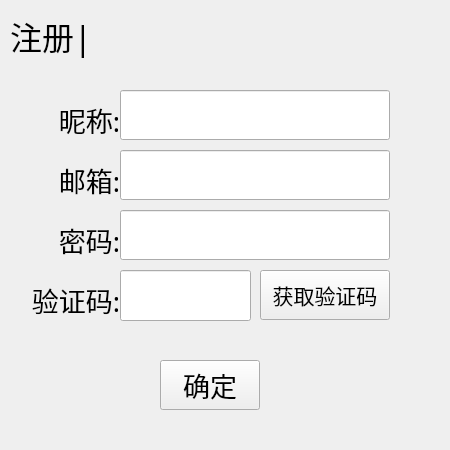
<?xml version="1.0" encoding="UTF-8"?>
<ui version="4.0">
 <class>Register_UI</class>
 <widget class="QMainWindow" name="Register_UI">
  <property name="geometry">
   <rect>
    <x>0</x>
    <y>0</y>
    <width>450</width>
    <height>450</height>
   </rect>
  </property>
  <property name="windowTitle">
   <string>MainWindow</string>
  </property>
  <widget class="QWidget" name="centralwidget">
   <widget class="QLabel" name="registerLabel">
    <property name="geometry">
     <rect>
      <x>10</x>
      <y>10</y>
      <width>101</width>
      <height>51</height>
     </rect>
    </property>
    <property name="font">
     <font>
      <family>楷体</family>
      <pointsize>24</pointsize>
     </font>
    </property>
    <property name="text">
     <string>注册|</string>
    </property>
   </widget>
   <widget class="QLabel" name="nameLabel">
    <property name="geometry">
     <rect>
      <x>30</x>
      <y>100</y>
      <width>90</width>
      <height>40</height>
     </rect>
    </property>
    <property name="font">
     <font>
      <family>楷体</family>
      <pointsize>20</pointsize>
     </font>
    </property>
    <property name="text">
     <string>昵称:</string>
    </property>
    <property name="alignment">
     <set>Qt::AlignRight|Qt::AlignTrailing|Qt::AlignVCenter</set>
    </property>
   </widget>
   <widget class="QLabel" name="mailLabel">
    <property name="geometry">
     <rect>
      <x>30</x>
      <y>160</y>
      <width>90</width>
      <height>40</height>
     </rect>
    </property>
    <property name="font">
     <font>
      <family>楷体</family>
      <pointsize>20</pointsize>
     </font>
    </property>
    <property name="text">
     <string>邮箱:</string>
    </property>
    <property name="alignment">
     <set>Qt::AlignRight|Qt::AlignTrailing|Qt::AlignVCenter</set>
    </property>
   </widget>
   <widget class="QLabel" name="passwordLabel">
    <property name="geometry">
     <rect>
      <x>30</x>
      <y>220</y>
      <width>90</width>
      <height>40</height>
     </rect>
    </property>
    <property name="font">
     <font>
      <family>楷体</family>
      <pointsize>20</pointsize>
     </font>
    </property>
    <property name="text">
     <string>密码:</string>
    </property>
    <property name="alignment">
     <set>Qt::AlignRight|Qt::AlignTrailing|Qt::AlignVCenter</set>
    </property>
   </widget>
   <widget class="QLineEdit" name="nameLineEdit">
    <property name="geometry">
     <rect>
      <x>120</x>
      <y>90</y>
      <width>270</width>
      <height>50</height>
     </rect>
    </property>
    <property name="font">
     <font>
      <family>楷体</family>
      <pointsize>20</pointsize>
     </font>
    </property>
   </widget>
   <widget class="QLineEdit" name="mailLineEdit">
    <property name="geometry">
     <rect>
      <x>120</x>
      <y>150</y>
      <width>270</width>
      <height>50</height>
     </rect>
    </property>
    <property name="font">
     <font>
      <family>楷体</family>
      <pointsize>20</pointsize>
     </font>
    </property>
   </widget>
   <widget class="QLineEdit" name="passwordLineEdit">
    <property name="geometry">
     <rect>
      <x>120</x>
      <y>210</y>
      <width>270</width>
      <height>50</height>
     </rect>
    </property>
    <property name="font">
     <font>
      <family>楷体</family>
      <pointsize>20</pointsize>
     </font>
    </property>
   </widget>
   <widget class="QToolButton" name="sureToolButton">
    <property name="geometry">
     <rect>
      <x>160</x>
      <y>360</y>
      <width>100</width>
      <height>50</height>
     </rect>
    </property>
    <property name="font">
     <font>
      <family>楷体</family>
      <pointsize>20</pointsize>
     </font>
    </property>
    <property name="text">
     <string>确定</string>
    </property>
   </widget>
   <widget class="QLabel" name="captchaLabel">
    <property name="geometry">
     <rect>
      <x>0</x>
      <y>280</y>
      <width>120</width>
      <height>40</height>
     </rect>
    </property>
    <property name="font">
     <font>
      <family>楷体</family>
      <pointsize>20</pointsize>
     </font>
    </property>
    <property name="text">
     <string>验证码:</string>
    </property>
    <property name="alignment">
     <set>Qt::AlignRight|Qt::AlignTrailing|Qt::AlignVCenter</set>
    </property>
   </widget>
   <widget class="QLineEdit" name="captchaLineEdit">
    <property name="geometry">
     <rect>
      <x>120</x>
      <y>270</y>
      <width>131</width>
      <height>51</height>
     </rect>
    </property>
    <property name="font">
     <font>
      <family>楷体</family>
      <pointsize>20</pointsize>
     </font>
    </property>
   </widget>
   <widget class="QToolButton" name="captchaToolButton">
    <property name="geometry">
     <rect>
      <x>260</x>
      <y>270</y>
      <width>130</width>
      <height>50</height>
     </rect>
    </property>
    <property name="font">
     <font>
      <family>楷体</family>
      <pointsize>16</pointsize>
     </font>
    </property>
    <property name="text">
     <string>获取验证码</string>
    </property>
   </widget>
   <widget class="QLabel" name="registerBackgroundLabel">
    <property name="geometry">
     <rect>
      <x>0</x>
      <y>0</y>
      <width>450</width>
      <height>450</height>
     </rect>
    </property>
    <property name="text">
     <string/>
    </property>
    <property name="pixmap">
     <pixmap resource="Voice.qrc">:/image/background/background5.jpg</pixmap>
    </property>
    <property name="scaledContents">
     <bool>true</bool>
    </property>
   </widget>
   <widget class="QPushButton" name="returnButton">
    <property name="geometry">
     <rect>
      <x>410</x>
      <y>0</y>
      <width>40</width>
      <height>40</height>
     </rect>
    </property>
    <property name="text">
     <string/>
    </property>
    <property name="icon">
     <iconset resource="Voice.qrc">
      <normaloff>:/image/button_icon/return2.png</normaloff>:/image/button_icon/return2.png</iconset>
    </property>
    <property name="iconSize">
     <size>
      <width>40</width>
      <height>40</height>
     </size>
    </property>
    <property name="flat">
     <bool>true</bool>
    </property>
   </widget>
   <zorder>registerBackgroundLabel</zorder>
   <zorder>registerLabel</zorder>
   <zorder>nameLabel</zorder>
   <zorder>mailLabel</zorder>
   <zorder>passwordLabel</zorder>
   <zorder>nameLineEdit</zorder>
   <zorder>mailLineEdit</zorder>
   <zorder>passwordLineEdit</zorder>
   <zorder>sureToolButton</zorder>
   <zorder>captchaLabel</zorder>
   <zorder>captchaLineEdit</zorder>
   <zorder>captchaToolButton</zorder>
   <zorder>returnButton</zorder>
  </widget>
 </widget>
 <resources>
  <include location="Voice.qrc"/>
 </resources>
 <connections/>
</ui>
